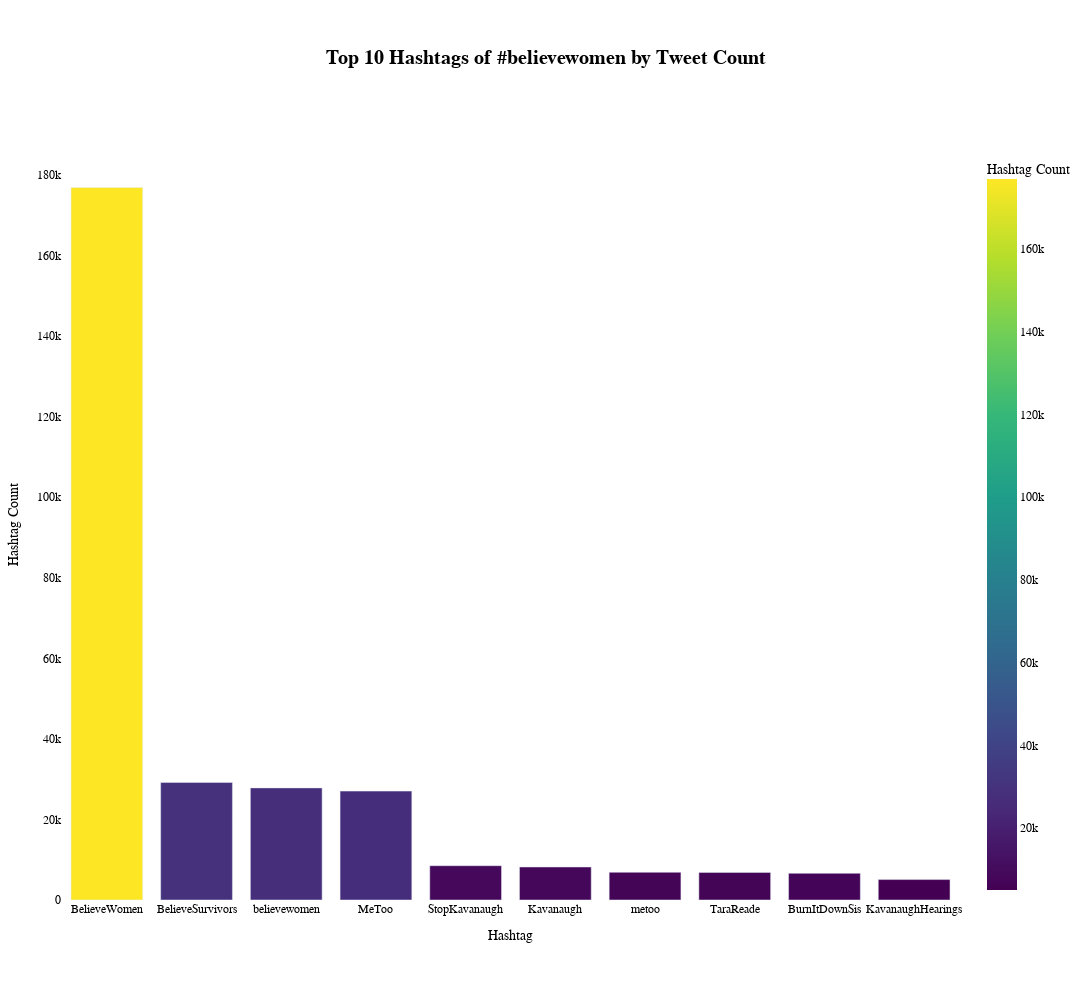

The code cell stored with this chart in its notebook:
### Code cell
import pandas as pd
import plotly.express as px

hashtags = pd.read_csv("/home/nruest/Projects/digfemcan/twitter-data/believewomen-hashtags.csv")

hashtag_count = hashtags.value_counts().rename_axis("Hashtag").reset_index(name="Count").head(10)

fig = px.bar(hashtag_count, 
             x='Hashtag', 
             y='Count', 
             labels={'Hashtag': 'Hashtag', 'Count': 'Hashtag Count'},
             color='Count',
             color_continuous_scale='Viridis'
            )

fig.update_layout(
    title={
        'text': 'Top 10 Hashtags of #believewomen by Tweet Count',
        'font': {
            'size': 20,
            'family': 'Arial, sans-serif',
            'color': 'black',
            'weight': 'bold'
        },
        'x': 0.5,
        'xanchor': 'center',
        'y': 0.95,
        'yanchor': 'top'
    },
    margin=dict(l=50, r=50, t=150, b=100),
    xaxis_title='Hashtag',
    yaxis_title='Hashtag Count',
    plot_bgcolor='rgba(0,0,0,0)',
    paper_bgcolor='rgba(0,0,0,0)',
    font=dict(family="Arial, sans-serif", size=12, color="black"),
    width=1200,
    height=1000,
)

fig.show()

### Figure 1 — Plotly figure (JSON) as saved in the notebook; plotly's stock layout.template omitted (floating-point values rounded to 4 significant figures)
{"data": [{"alignmentgroup": "True", "hovertemplate": "Hashtag=%{x}<br>Hashtag Count=%{marker.color}<extra></extra>", "legendgroup": "", "marker": {"color": [176927, 29188, 27841, 27038, 8509, 8196, 6877, 6855, 6626, 5072], "coloraxis": "coloraxis", "pattern": {"shape": ""}}, "name": "", "offsetgroup": "", "orientation": "v", "showlegend": false, "textposition": "auto", "type": "bar", "x": ["BelieveWomen", "BelieveSurvivors", "believewomen", "MeToo", "StopKavanaugh", "Kavanaugh", "metoo", "TaraReade", "BurnItDownSis", "KavanaughHearings"], "xaxis": "x", "y": [176927, 29188, 27841, 27038, 8509, 8196, 6877, 6855, 6626, 5072], "yaxis": "y"}], "layout": {"barmode": "relative", "coloraxis": {"colorbar": {"title": {"text": "Hashtag Count"}}, "colorscale": [[0, "#440154"], [0.1111, "#482878"], [0.2222, "#3e4989"], [0.3333, "#31688e"], [0.4444, "#26828e"], [0.5556, "#1f9e89"], [0.6667, "#35b779"], [0.7778, "#6ece58"], [0.8889, "#b5de2b"], [1, "#fde725"]]}, "font": {"color": "black", "family": "Arial, sans-serif", "size": 12}, "height": 1000, "legend": {"tracegroupgap": 0}, "margin": {"b": 100, "l": 50, "r": 50, "t": 150}, "paper_bgcolor": "rgba(0, 0, 0, 0)", "plot_bgcolor": "rgba(0, 0, 0, 0)", "title": {"font": {"color": "black", "family": "Arial, sans-serif", "size": 20, "weight": "bold"}, "text": "Top 10 Hashtags of #believewomen by Tweet Count", "x": 0.5, "xanchor": "center", "y": 0.95, "yanchor": "top"}, "width": 1200, "xaxis": {"anchor": "y", "autorange": true, "domain": [0, 1], "range": [-0.5, 9.5], "title": {"text": "Hashtag"}, "type": "category"}, "yaxis": {"anchor": "x", "autorange": true, "domain": [0, 1], "range": [0, 186200.0], "title": {"text": "Hashtag Count"}, "type": "linear"}}}
